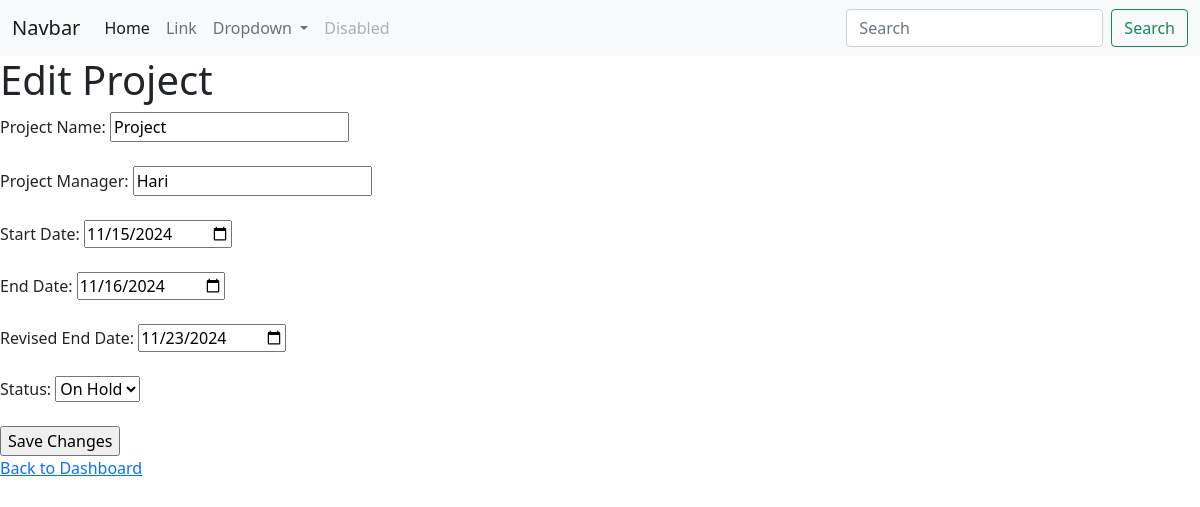
The page /edit/3 on the database its author committed.
### tables this page shows
CREATE TABLE projects (
                        id INTEGER PRIMARY KEY AUTOINCREMENT,
                        project_name TEXT NOT NULL,
                        project_manager TEXT NOT NULL,
                        start_date TEXT NOT NULL,
                        end_date TEXT NOT NULL,
                        revised_end_date TEXT,
                        status TEXT NOT NULL
                    );

### app.py (the view, shortened to what this page needs)
@app.route('/edit/<int:project_id>', methods=('GET', 'POST'))
def edit_project(project_id):
    conn = get_db_connection()
    project = conn.execute('SELECT * FROM projects WHERE id = ?', (project_id,)).fetchone()
    conn.close()
    return render_template('edit_project.html', project=project)  # Create a template to edit project details

### app.py (called while the page is built)
def get_db_connection():
    conn = sqlite3.connect('projects.db')
    conn.row_factory = sqlite3.Row
    return conn

### templates/edit_project.html (shortened to what this page needs)
{% extends 'base.html' %}
{% block content %}
<h1>Edit Project</h1>
<form method="post">
    <label for="project_name">Project Name:</label>
    <input type="text" id="project_name" name="project_name" value="{{ project['project_name'] }}"><br><br>
    <label for="project_manager">Project Manager:</label>
    <input type="text" id="project_manager" name="project_manager" value="{{ project['project_manager'] }}"><br><br>
    <label for="start_date">Start Date:</label>
    <input type="date" id="start_date" name="start_date" value="{{ project['start_date'] }}"><br><br>
    <label for="end_date">End Date:</label>
    <input type="date" id="end_date" name="end_date" value="{{ project['end_date'] }}"><br><br>
    <label for="revised_end_date">Revised End Date:</label>
    <input type="date" id="revised_end_date" name="revised_end_date" value="{{ project['revised_end_date'] }}"><br><br>
    <label for="status">Status:</label>
    <select id="status" name="status">
        <option value="On Hold" {% if project['status'] == 'On Hold' %}selected{% endif %}>On Hold</option>
    </select><br><br>
    <input type="submit" value="Save Changes">
</form>
<a href="{{ url_for('index') }}">Back to Dashboard</a>
{% endblock %}

### rows shown on the page
projects: project_name "Project", project_manager "Hari", start_date "11/15/2024", end_date "11/16/2024", revised_end_date "11/23/2024", status "On Hold"
